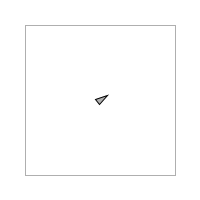
Frame 1 (no input)
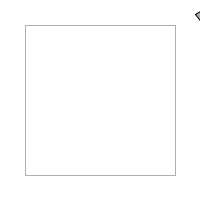
Frame 60 (the mouse pressed at the canvas centre just before this capture)
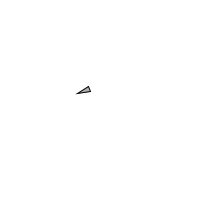
Frame 120 (the mouse held since frame 60 and released just before this capture)

The Processing sketch that drew these frames (run headless with seeded random() and noise(); from frame 60 on, the mouse is pressed at the canvas centre):

// Processing sketch: StayWithinWalls
// ── StayWithinWalls.pde
// Stay Within Walls
// Daniel Shiffman <http://www.shiffman.net>
// The Nature of Code

// "Made-up" Steering behavior to stay within walls

Vehicle v;
boolean debug = true;

float d = 25;


void setup() {
  size(200, 200);
  v = new Vehicle(width/2, height/2);
  smooth();
}

void draw() {
  background(255);

  if (debug) {
    stroke(175);
    noFill();
    rectMode(CENTER);
    rect(width/2, height/2, width-d*2, height-d*2);
  }

  v.boundaries();
  v.run();
}

void mousePressed() {
  debug = !debug;
}


// ── Vehicle.pde
// Wander
// Daniel Shiffman <http://www.shiffman.net>
// The Nature of Code

// The "Vehicle" class (for wandering)

class Vehicle {

  PVector location;
  PVector velocity;
  PVector acceleration;
  float r;

  float maxspeed;
  float maxforce;

  Vehicle(float x, float y) {
    acceleration = new PVector(0, 0);
    velocity = new PVector(3, -2);
    velocity.mult(5);
    location = new PVector(x, y);
    r = 3;
    maxspeed = 3;
    maxforce = 0.15;
  }

  void run() {
    update();
    display();
  }

  // Method to update location
  void update() {
    // Update velocity
    velocity.add(acceleration);
    // Limit speed
    velocity.limit(maxspeed);
    location.add(velocity);
    // Reset accelertion to 0 each cycle
    acceleration.mult(0);
  }

  void boundaries() {

    PVector desired = null;

    if (location.x < d) {
      desired = new PVector(maxspeed, velocity.y);
    } 
    else if (location.x > width -d) {
      desired = new PVector(-maxspeed, velocity.y);
    } 

    if (location.y < d) {
      desired = new PVector(velocity.x, maxspeed);
    } 
    else if (location.y > width-d) {
      desired = new PVector(velocity.x, -maxspeed);
    } 

    if (desired != null) {
      desired.normalize();
      desired.mult(maxspeed);
      PVector steer = PVector.sub(desired, velocity);
      steer.limit(maxforce);
      applyForce(steer);
    }
  }  

  void applyForce(PVector force) {
    // We could add mass here if we want A = F / M
    acceleration.add(force);
  }


  void display() {
    // Draw a triangle rotated in the direction of velocity
    float theta = velocity.heading2D() + radians(90);
    fill(175);
    stroke(0);
    pushMatrix();
    translate(location.x, location.y);
    rotate(theta);
    beginShape(TRIANGLES);
    vertex(0, -r*2);
    vertex(-r, r*2);
    vertex(r, r*2);
    endShape();
    popMatrix();
  }
}
